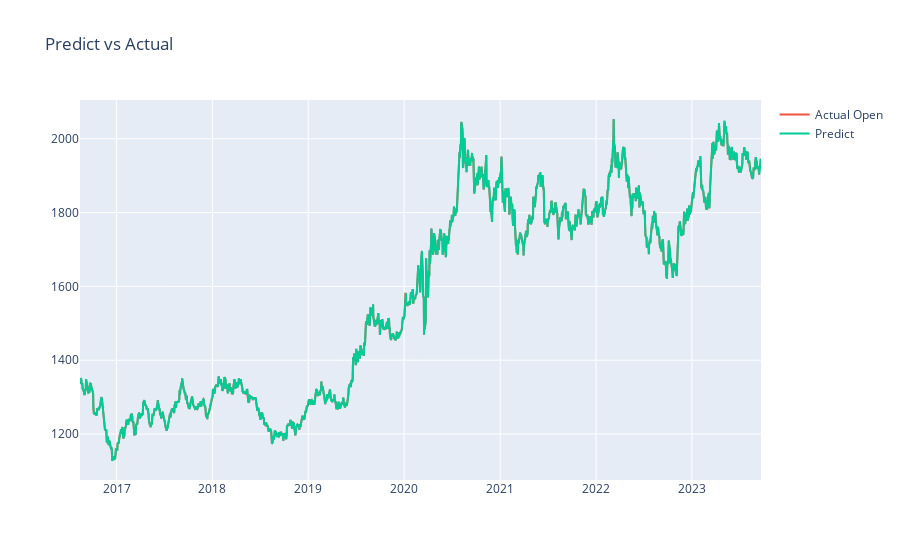

The notebook cell saved with this chart:
### Code cell
fig = px.line(title='Predict vs Actual')
fig.add_scatter(x=Y_test.index, y=Y_test, name='Actual Open')
fig.add_scatter(x=Y_test.index, y=predictions[0], name='Predict')
fig.show()

### Figure 1 — Plotly figure (JSON) as saved in the notebook; plotly's stock layout.template omitted (floating-point values rounded to 4 significant figures; data arrays with more than 128 entries replaced by an {"elided": "..."} marker saying what was removed)
{"data": [{"hovertemplate": "<extra></extra>", "legendgroup": "", "line": {"color": "#636efa", "dash": "solid"}, "marker": {"symbol": "circle"}, "mode": "lines", "name": "", "orientation": "v", "showlegend": false, "type": "scatter", "xaxis": "x", "yaxis": "y"}, {"name": "Actual Open", "type": "scatter", "x": {"elided": "1785 str values"}, "y": {"elided": "1785 float values"}}, {"name": "Predict", "type": "scatter", "x": {"elided": "1785 str values"}, "y": {"elided": "1786 float values"}}], "layout": {"legend": {"tracegroupgap": 0}, "title": {"text": "Predict vs Actual"}, "xaxis": {"anchor": "y", "domain": [0, 1]}, "yaxis": {"anchor": "x", "domain": [0, 1]}}}
